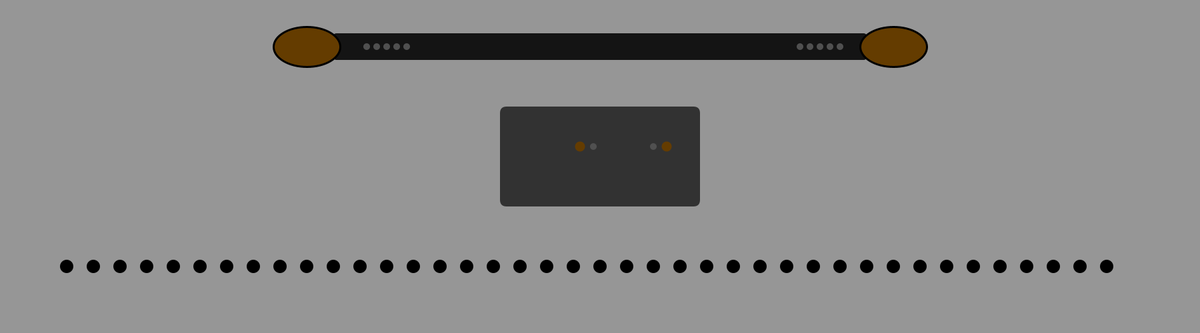
Frame 1 (no input)
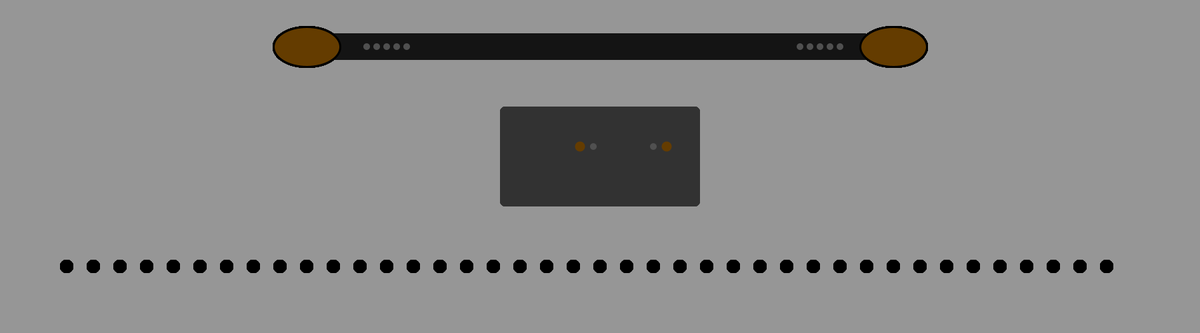
Frame 60 (the mouse pressed at the canvas centre just before this capture)
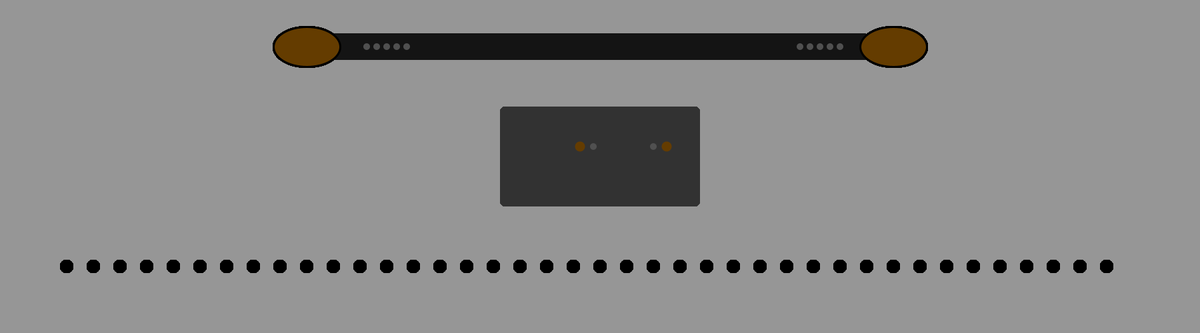
Frame 120 (the mouse held since frame 60 and released just before this capture)

The Processing sketch that drew these frames (run headless with seeded random() and noise(); from frame 60 on, the mouse is pressed at the canvas centre):

// Processing sketch: simulation
// ── simulation.pde
boolean lights, brake, leftBlink, rightBlink, reverse, switch1, switch2, switch3, switch4;
int leftBlueColor, rightBlueColor, leftBlinkColor, rightBlinkColor, lightsColor, brakeColor;
int leds = 40;
int[] colorsArray = new int[leds];

int blinkColor, blinkOffColor, blueColor, blueOffColor;


void setup() {
    size(1800, 500);
    background(150);
    fill(0);
    noStroke();
    
    blinkColor = color(255,150,0);
    blinkOffColor = color(100,60,0);
    blueColor = color(0,0,255);
    blueOffColor = color(80,80,80);
    lightsColor = color(150,0,0);
    brakeColor = color(255,0,0);
}

void draw() {
  
  clear();
  
  if (lights == true) {
    lights();
  }
  
  if (switch1 == true) {
    hazards();
  }
  
  if (switch2 == true) {
    police1();
  }
    
  if (leftBlink == true) {
    leftBlinkerV1();
  }
  
  if (rightBlink == true) {
    rightBlinkerV1();
  }
  
  if (brake == true) {
    brake();
  }

  //draw rear leds
  for (int i = 0; i < leds; i++){
    fill(colorsArray[i]);
    circle(100+40*i,400, 20);
    }
    
  //draw dashboard
    //draw box
    fill(50);
    rect(750, 160, 300, 150, 10);
    
    //draw blinkers
    fill(leftBlinkColor); //dynamic
    circle(870, 220, 15);
    fill(rightBlinkColor); //dynamic    
    circle(1000, 220, 15);
    
    //draw blue lights
    fill(leftBlueColor); //dynamic
    circle(890, 220, 10);
    fill(rightBlueColor); //dynamic    
    circle(980, 220, 10);
    
  
  
  //draw front lights
    //draw bar
    fill(20);
    rect(500, 50, 800, 40, 5);
    
    //draw blinkers
    stroke(0);
    strokeWeight(3);
    fill(leftBlinkColor); //dynamic
    ellipse(460, 70, 100, 60);
    fill(rightBlinkColor); //dynamic    
    ellipse(1340, 70, 100, 60);
    noStroke();
    
    //draw blue lights
    for (int i = 0; i < 5; i++){
      fill(leftBlueColor); //dynamic
      circle(550 + 15*i,70,10);
      fill(rightBlueColor); //dynamic      
      circle(1200 + 15*i,70,10);
    }
}

void random() {
  for (int i = 0; i < leds; i++) {
    colorsArray[i] = color(int(random(255)),int(random(255)),int(random(255)));
  }
}

void leftBlinkerV1() {
  leftBlinkColor = blinkColor;
  for (int i = 0; i < 15; i++) {
    colorsArray[i] = blinkColor;
  }
}

void rightBlinkerV1() {
  rightBlinkColor = blinkColor;
  for (int i = 25; i < 40; i++) {
    colorsArray[i] = blinkColor;
  }
}

void lights() {
  for (int i = 0; i < leds; i++) {
    colorsArray[i] = lightsColor;
  }
}

void clear() {
  //all rear lights to black
  for (int i = 0; i < leds; i++) {
    colorsArray[i] = color(0,0,0);
  }
  
  //front blue lights off
  leftBlueColor = blueOffColor;
  rightBlueColor = blueOffColor;  
  
  //front blinkers off
  leftBlinkColor = blinkOffColor;
  rightBlinkColor = blinkOffColor;
}

void brake() {
  for (int i = 0; i < leds; i++) {
    colorsArray[i] = brakeColor; 
  }
}

void police1() {
  leftBlueColor = blueColor;
  rightBlueColor = blueColor;  
}

void hazards() {
  
}

void knightRider() {
  
}

void keyPressed() {
  if (key == 's' ) {
    brake = true;
  }
  if (key == 'a' ) {
    leftBlink = true;
  }
  if (key == 'd' ) {
   rightBlink = true;
  }
  if (key == 'x' ) {
    reverse = true;
  }
  
  if (key == 'l' ) {
    if (lights == false) {
      lights = true;
    } else if (lights == true) {
      lights = false;
    }
  }
  
  if (key == 'r' ) {
    if (switch1 == false) {
      switch1 = true;
    } else if (switch1 == true) {
      switch1 = false;
    }
  }
  
  if (key == 't' ) {
    if (switch2 == false) {
      switch2 = true;
    } else if (switch2 == true) {
      switch2 = false;
    }
  }  
}

void keyReleased() {
  if (key == 's' ) {
    brake = false;
  }
  if (key == 'a' ) {
    leftBlink = false;
  }
  if (key == 'd' ) {
   rightBlink = false;
  }
}
